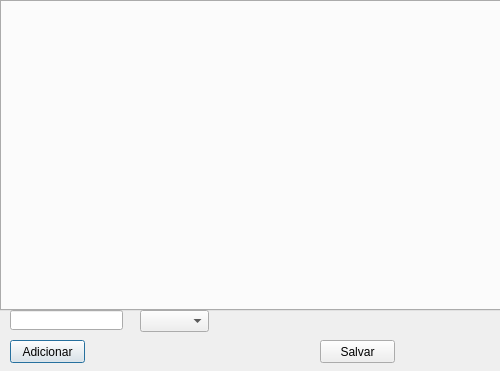
<?xml version="1.0" encoding="UTF-8"?>
<ui version="4.0">
 <class>Dialog</class>
 <widget class="QDialog" name="Dialog">
  <property name="geometry">
   <rect>
    <x>0</x>
    <y>0</y>
    <width>500</width>
    <height>371</height>
   </rect>
  </property>
  <property name="windowTitle">
   <string>Lyra config</string>
  </property>
  <widget class="QTabWidget" name="tabWidget">
   <property name="geometry">
    <rect>
     <x>0</x>
     <y>0</y>
     <width>501</width>
     <height>311</height>
    </rect>
   </property>
  </widget>
  <widget class="QPushButton" name="add_cha_btn">
   <property name="geometry">
    <rect>
     <x>10</x>
     <y>340</y>
     <width>75</width>
     <height>23</height>
    </rect>
   </property>
   <property name="text">
    <string>Adicionar</string>
   </property>
  </widget>
  <widget class="QPushButton" name="save_btn">
   <property name="geometry">
    <rect>
     <x>320</x>
     <y>340</y>
     <width>75</width>
     <height>23</height>
    </rect>
   </property>
   <property name="text">
    <string>Salvar</string>
   </property>
  </widget>
  <widget class="QLineEdit" name="cha_name">
   <property name="geometry">
    <rect>
     <x>10</x>
     <y>310</y>
     <width>113</width>
     <height>20</height>
    </rect>
   </property>
  </widget>
  <widget class="QComboBox" name="req_box">
   <property name="geometry">
    <rect>
     <x>140</x>
     <y>310</y>
     <width>69</width>
     <height>22</height>
    </rect>
   </property>
  </widget>
 </widget>
 <resources/>
 <connections/>
</ui>
